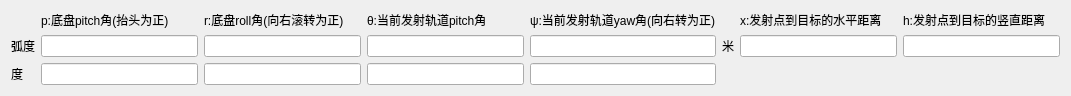
  <widget class="QWidget" name="layoutWidget">
   <property name="geometry">
    <rect>
     <x>10</x>
     <y>210</y>
     <width>1071</width>
     <height>80</height>
    </rect>
   </property>
   <layout class="QGridLayout" name="gridLayout_2">
    <item row="1" column="6">
     <widget class="QLineEdit" name="xLineEdit">
      <property name="text">
       <string/>
      </property>
      <property name="readOnly">
       <bool>true</bool>
      </property>
     </widget>
    </item>
    <item row="1" column="7">
     <widget class="QLineEdit" name="hLineEdit">
      <property name="text">
       <string/>
      </property>
      <property name="readOnly">
       <bool>true</bool>
      </property>
     </widget>
    </item>
    <item row="2" column="2">
     <widget class="QLineEdit" name="rollLineEdit_2"/>
    </item>
    <item row="0" column="1">
     <widget class="QLabel" name="setaLabel_16">
      <property name="text">
       <string>p:底盘pitch角(抬头为正)</string>
      </property>
     </widget>
    </item>
    <item row="2" column="3">
     <widget class="QLineEdit" name="setaLineEdit_2">
      <property name="text">
       <string/>
      </property>
     </widget>
    </item>
    <item row="1" column="3">
     <widget class="QLineEdit" name="setaLineEdit">
      <property name="text">
       <string/>
      </property>
     </widget>
    </item>
    <item row="1" column="1">
     <widget class="QLineEdit" name="pitchLineEdit"/>
    </item>
    <item row="1" column="0">
     <widget class="QLabel" name="setaLabel_22">
      <property name="text">
       <string>弧度</string>
      </property>
     </widget>
    </item>
    <item row="1" column="5">
     <widget class="QLabel" name="setaLabel_24">
      <property name="text">
       <string>米</string>
      </property>
     </widget>
    </item>
    <item row="0" column="4">
     <widget class="QLabel" name="setaLabel_17">
      <property name="text">
       <string>ψ:当前发射轨道yaw角(向右转为正)</string>
      </property>
     </widget>
    </item>
    <item row="0" column="7">
     <widget class="QLabel" name="hLabel">
      <property name="text">
       <string>h:发射点到目标的竖直距离</string>
      </property>
     </widget>
    </item>
    <item row="1" column="2">
     <widget class="QLineEdit" name="rollLineEdit"/>
    </item>
    <item row="0" column="3">
     <widget class="QLabel" name="setaLabel">
      <property name="text">
       <string>θ:当前发射轨道pitch角</string>
      </property>
     </widget>
    </item>
    <item row="2" column="1">
     <widget class="QLineEdit" name="pitchLineEdit_2"/>
    </item>
    <item row="2" column="0">
     <widget class="QLabel" name="setaLabel_23">
      <property name="text">
       <string>度</string>
      </property>
     </widget>
    </item>
    <item row="2" column="4">
     <widget class="QLineEdit" name="psiLineEdit_2">
      <property name="text">
       <string/>
      </property>
     </widget>
    </item>
    <item row="1" column="4">
     <widget class="QLineEdit" name="psiLineEdit">
      <property name="text">
       <string/>
      </property>
      <property name="readOnly">
       <bool>true</bool>
      </property>
     </widget>
    </item>
    <item row="0" column="6">
     <widget class="QLabel" name="xLabel">
      <property name="text">
       <string>x:发射点到目标的水平距离</string>
      </property>
     </widget>
    </item>
    <item row="0" column="2">
     <widget class="QLabel" name="setaLabel_15">
      <property name="text">
       <string>r:底盘roll角(向右滚转为正)</string>
      </property>
     </widget>
    </item>
   </layout>
  </widget>
